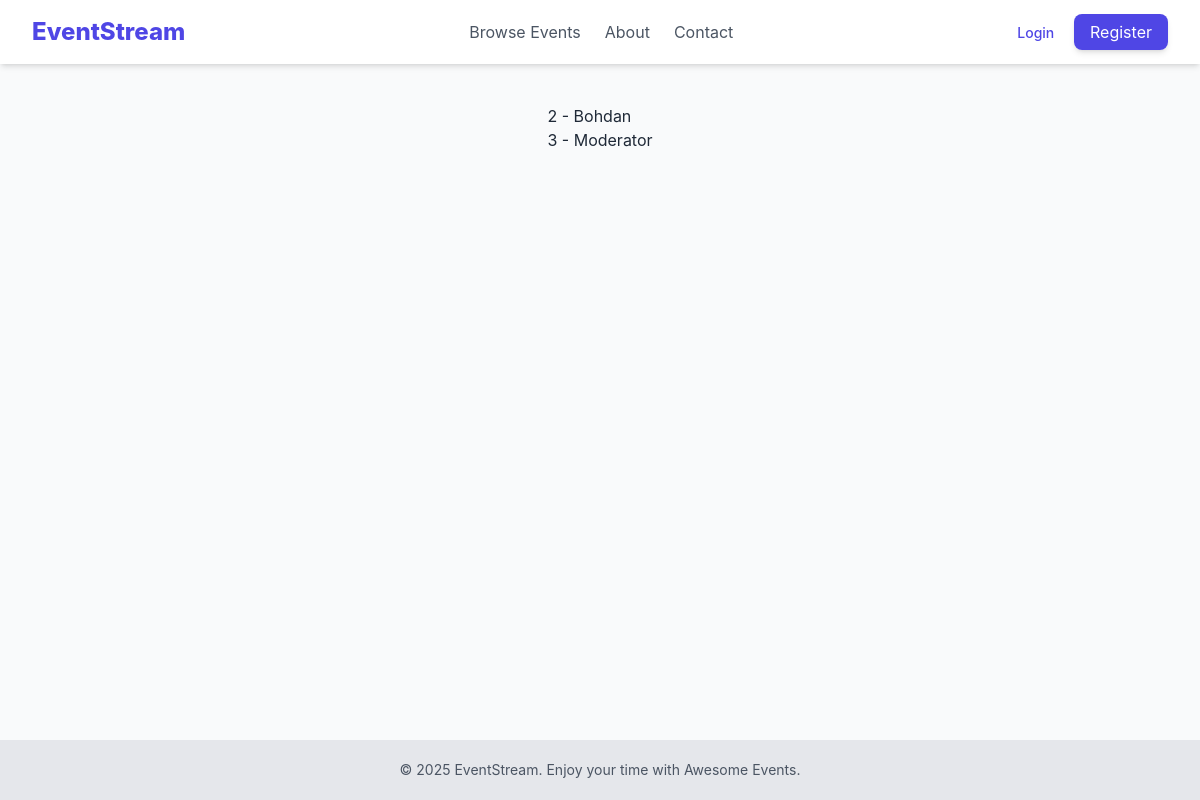
The page /test_db/ on the database as committed earlier.
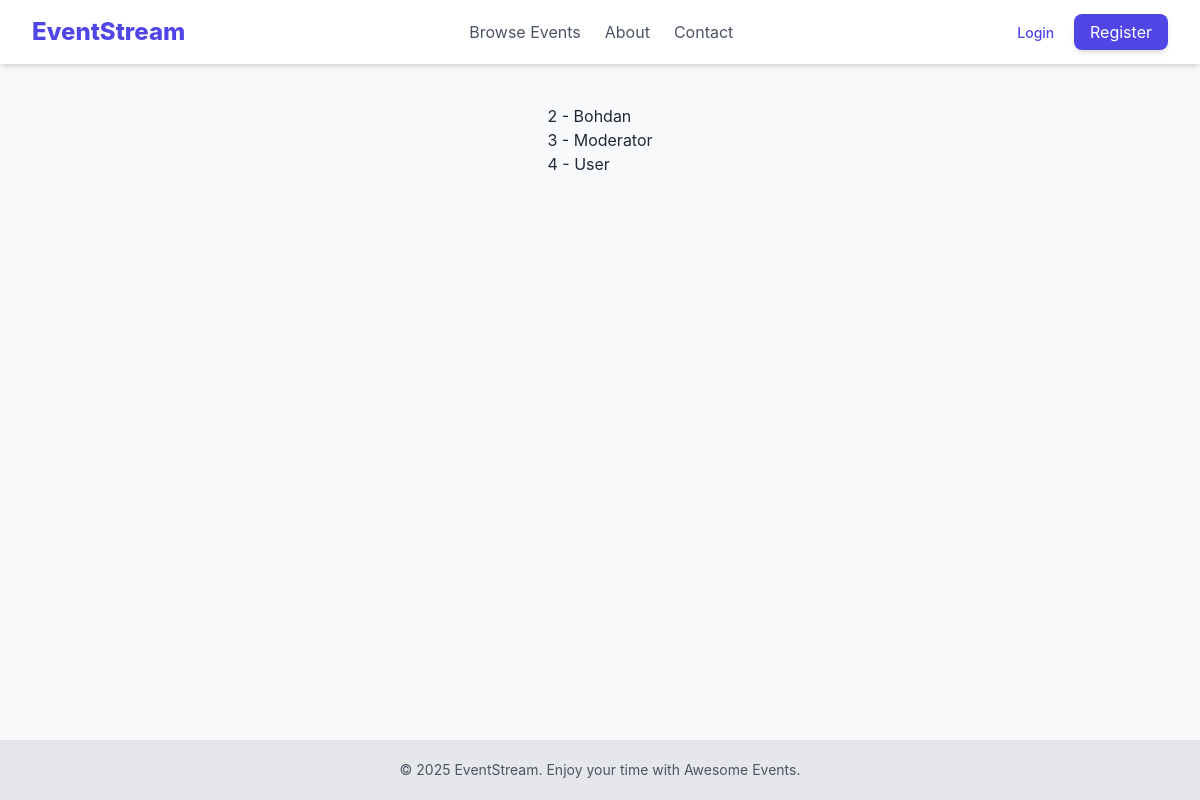
The same page on the database as committed later.
### users/models.py (models this page shows, shortened)
class CustomUser(AbstractUser):
    username = models.CharField(max_length=200, unique=True)
    email = models.EmailField(null=True)
    first_name = models.CharField(max_length=20, blank=True)
    last_name = models.CharField(max_length=20, blank=True)
    is_moderator = models.BooleanField(
        default=False,
        help_text='User is moderator or not.'
    )

### core/views.py (the view)
# urls.py: path('test_db/', views.test_db, name='test_db'),
def test_db(request):
    c_user = CustomUser.objects.all().values()
    context = {
        'c_users': c_user,
    }
    return render(request, 'core/test_db.html', context)

### core/templates/core/test_db.html (shortened to what this page needs)
{% extends "base.html" %}
{%block content%}
{% for user in c_users%}
    <p> {{user.id}} - {{user.first_name}} </p>
{%endfor%}
{%endblock%}

Rows that differ between the two databases and show on the page:
added CustomUser: id "4", first_name "User"
